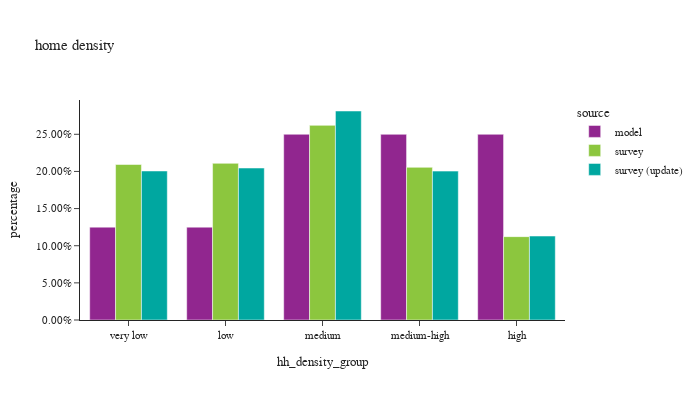

This figure's notebook cell:
### Code cell
plot_hh_stat(df_hh, 'hh_density_group', 'home density')

### Figure 1 — Plotly figure (JSON) as saved in the notebook; plotly's stock layout.template omitted (floating-point values rounded to 4 significant figures)
{"data": [{"alignmentgroup": "True", "customdata": [[217020], [217014], [434094], [433976], [434025]], "hovertemplate": "source=model<br>hh_density_group=%{x}<br>percentage=%{y}<br>sample count=%{customdata[0]}<extra></extra>", "legendgroup": "model", "marker": {"color": "#91268F", "pattern": {"shape": ""}}, "name": "model", "offsetgroup": "model", "orientation": "v", "showlegend": true, "textposition": "auto", "type": "bar", "x": ["very low", "low", "medium", "medium-high", "high"], "xaxis": "x", "y": [0.125, 0.125, 0.25, 0.25, 0.25], "yaxis": "y"}, {"alignmentgroup": "True", "customdata": [[713], [693], [1072], [718], [570]], "hovertemplate": "source=survey<br>hh_density_group=%{x}<br>percentage=%{y}<br>sample count=%{customdata[0]}<extra></extra>", "legendgroup": "survey", "marker": {"color": "#8CC63E", "pattern": {"shape": ""}}, "name": "survey", "offsetgroup": "survey", "orientation": "v", "showlegend": true, "textposition": "auto", "type": "bar", "x": ["very low", "low", "medium", "medium-high", "high"], "xaxis": "x", "y": [0.2093, 0.2109, 0.262, 0.2055, 0.1122], "yaxis": "y"}, {"alignmentgroup": "True", "customdata": [[680], [660], [1010], [679], [540]], "hovertemplate": "source=survey (update)<br>hh_density_group=%{x}<br>percentage=%{y}<br>sample count=%{customdata[0]}<extra></extra>", "legendgroup": "survey (update)", "marker": {"color": "#00A7A0", "pattern": {"shape": ""}}, "name": "survey (update)", "offsetgroup": "survey (update)", "orientation": "v", "showlegend": true, "textposition": "auto", "type": "bar", "x": ["very low", "low", "medium", "medium-high", "high"], "xaxis": "x", "y": [0.2006, 0.2046, 0.2814, 0.2004, 0.113], "yaxis": "y"}], "layout": {"barmode": "group", "font": {"size": 11}, "height": 400, "legend": {"title": {"text": "source"}, "tracegroupgap": 0}, "title": {"text": "home density"}, "width": 700, "xaxis": {"anchor": "y", "domain": [0, 1], "title": {"text": "hh_density_group"}}, "yaxis": {"anchor": "x", "domain": [0, 1], "tickformat": ".2%", "title": {"text": "percentage"}}}}
